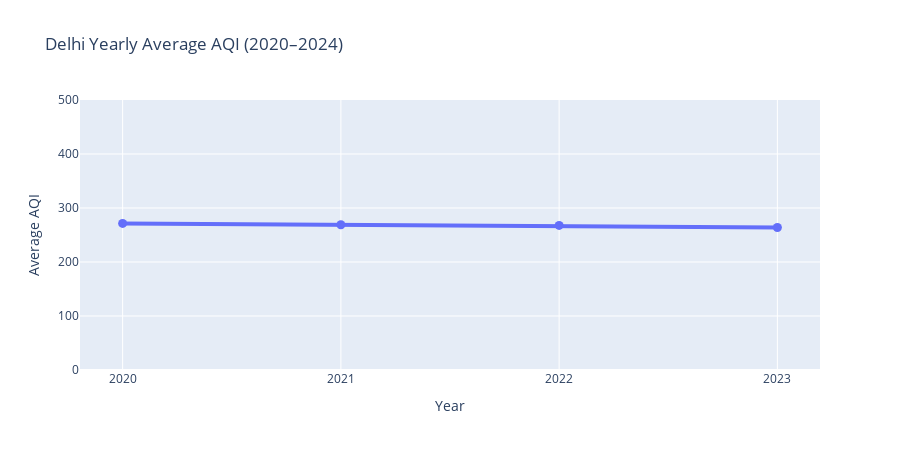

This figure's notebook cell:
### Code cell
import plotly.express as px

fig = px.line(
    yearly_aqi,
    x="year",
    y="aqi",
    markers=True,
    title="Delhi Yearly Average AQI (2020–2024)",
    labels={
        "year": "Year",
        "aqi": "Average AQI"
    }
)

fig.update_traces(
    line=dict(width=4),
    marker=dict(size=9),
    hovertemplate=
        "<b>Year:</b> %{x}<br>" +
        "<b>Avg AQI:</b> %{y:.1f}" +
        "<extra></extra>"
)

fig.update_layout(
    hovermode="x",
    height=450,
    xaxis=dict(tickmode="linear"),
    yaxis=dict(range=[0, 500])
)

fig.show()

### Figure 1 — Plotly figure (JSON) as saved in the notebook; plotly's stock layout.template omitted (floating-point values rounded to 4 significant figures)
{"data": [{"hovertemplate": "<b>Year:</b> %{x}<br><b>Avg AQI:</b> %{y:.1f}<extra></extra>", "legendgroup": "", "line": {"color": "#636efa", "dash": "solid", "width": 4}, "marker": {"size": 9, "symbol": "circle"}, "mode": "lines+markers", "name": "", "orientation": "v", "showlegend": false, "type": "scatter", "x": [2020, 2021, 2022, 2023], "xaxis": "x", "y": [271.5, 269.0, 267.7, 263.8], "yaxis": "y"}], "layout": {"height": 450, "hovermode": "x", "legend": {"tracegroupgap": 0}, "title": {"text": "Delhi Yearly Average AQI (2020–2024)"}, "xaxis": {"anchor": "y", "domain": [0, 1], "tickmode": "linear", "title": {"text": "Year"}}, "yaxis": {"anchor": "x", "domain": [0, 1], "range": [0, 500], "title": {"text": "Average AQI"}}}}
